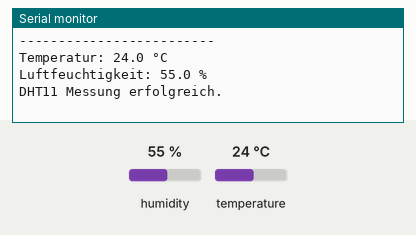
The sketch below on a simulated Arduino Uno, built with avr-gcc and run on an emulated ATmega328P. On the bench: the last lines printed to the serial monitor. Inputs (shaded band) come from the test bench; at power-on: humidity 55 %, temperature 24 °C.

Above: at 4.7 s.
4.8 s: humidity set to 22 %
At 7.2 s:
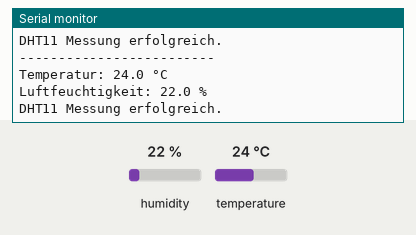
8.6 s: temperature set to 12 °C
At 10.6 s:
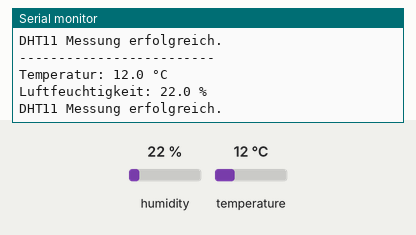
12.4 s: humidity set to 40 %
At 12.9 s:
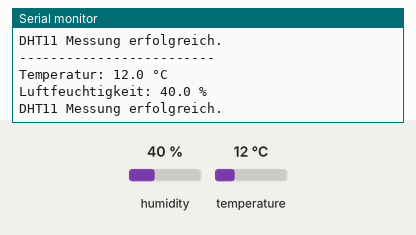
Timing chart, 0 to 15.4 s (numbered marks = the images above; inputs shaded):
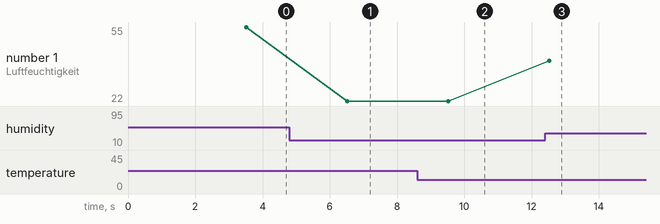

The sketch:

dht11_diagnose.ino
```cpp
#include <Arduino.h>
#include <DHTesp.h>

// -------------------- DHT11 Test --------------------
#define DHTPIN 17

DHTesp dht;
unsigned long lastReadTime = 0;
const unsigned long readInterval = 3000;

void setup() {
  Serial.begin(115200);
  delay(2000);

  Serial.println();
  Serial.println("=== DHT11 Diagnose gestartet ===");
  Serial.print("Verwendeter Datenpin: GPIO ");
  Serial.println(DHTPIN);

  dht.setup(DHTPIN, DHTesp::DHT11);

  delay(1500);
  Serial.println("Sensor initialisiert. Lese alle 3 Sekunden...");
  Serial.println("Wenn dauerhaft TIMEOUT kommt: Verkabelung / Pull-up / Sensor pruefen.");
}

void loop() {
  if (millis() - lastReadTime < readInterval) {
    return;
  }

  lastReadTime = millis();

  TempAndHumidity data = dht.getTempAndHumidity();

  Serial.println("-------------------------");

  if (dht.getStatus() != 0) {
    Serial.print("DHT11 Fehlercode: ");
    Serial.println(dht.getStatus());
    Serial.print("DHT11 Fehlertext: ");
    Serial.println(dht.getStatusString());
    Serial.println("Keine gueltigen Messwerte.");
    return;
  }

  Serial.print("Temperatur: ");
  Serial.print(data.temperature, 1);
  Serial.println(" °C");

  Serial.print("Luftfeuchtigkeit: ");
  Serial.print(data.humidity, 1);
  Serial.println(" %");

  if (isnan(data.temperature) || isnan(data.humidity)) {
    Serial.println("Warnung: Messung kam als NaN zurueck.");
  } else {
    Serial.println("DHT11 Messung erfolgreich.");
  }
}
```

Measured:
- after the input at 4.8 s, the serial monitor: prints a new line after 1.7 s (image 1)
- after the input at 8.6 s, the serial monitor: prints a new line after 0.92 s (image 2)
- after the input at 12.4 s, the serial monitor: prints a new line after 0.12 s (image 3)
- plotted number 1: 55 → 22 after the input at 4.8 s, 22 → 40 after the input at 12.4 s
